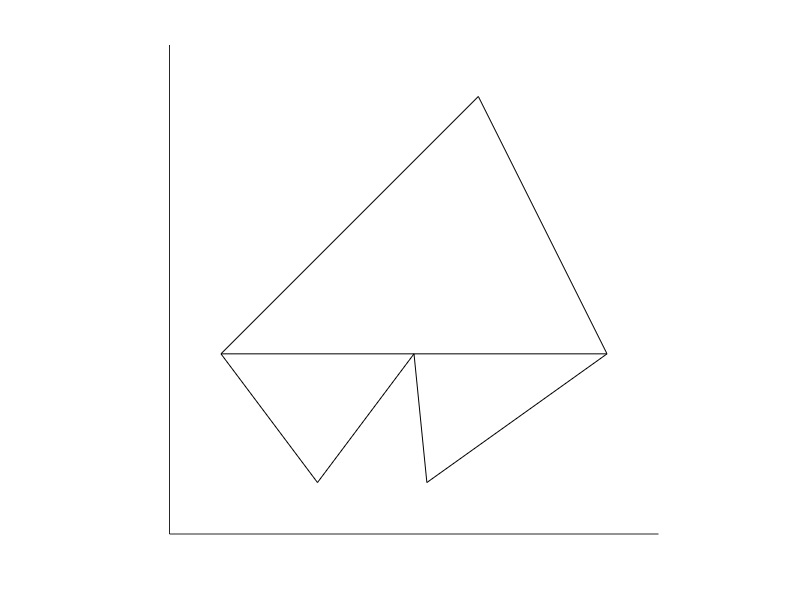

Write MATLAB code to recreate this figure.
clear;
clc;

hold on
x=[0,1];
y=[0,1];
plot(x,y,'k');

x=[1.5,1];
y=[0,1];
plot(x,y,'k');

X=[0,0.375,0.75];
Y=[0,-0.5,0];

x=X(1:2);
y=Y(1:2);
plot(x,y,'k');

x=X(2:3);
y=Y(2:3);
plot(x,y,'k');

x=X(1:2:3);
y=Y(1:2:3);
plot(x,y,'k');

X=[0.75,0.8,1.5];
Y=[0,-0.5,0];

x=X(1:2);
y=Y(1:2);
plot(x,y,'k');

x=X(2:3);
y=Y(2:3);
plot(x,y,'k');

x=X(1:2:3);
y=Y(1:2:3);
plot(x,y,'k');

hold off
axis equal
set(gca,'xlim',[-0.2 1.7]);
set(gca,'ylim',[-0.7 1.2]);
set(gca,'Box','off');
set(gca,'xtick',[]);
set(gca,'ytick',[]);